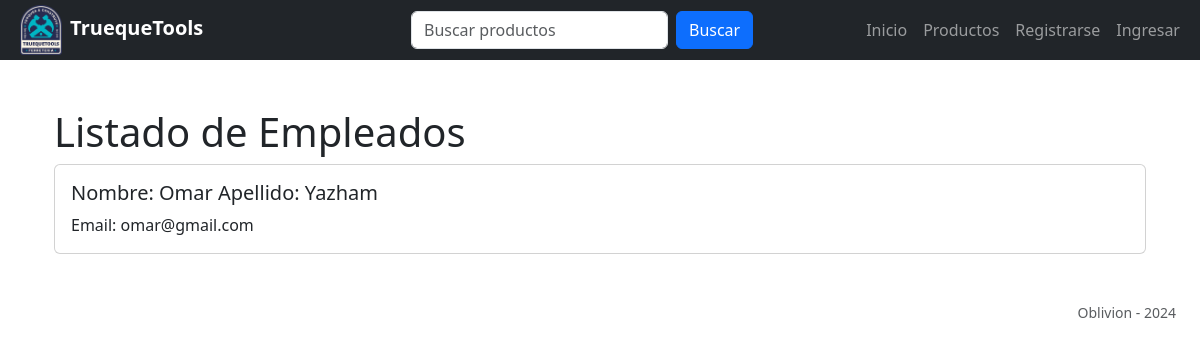
/empleados/, run on the app's committed database.
### tt_app/models.py (models this page shows, shortened)
class Usuario(AbstractBaseUser):
    email = models.EmailField(verbose_name="email", max_length=60, unique=True)
    username = models.CharField(max_length=30, blank=True)
    first_name = models.CharField(max_length=50, blank=True)
    last_name = models.CharField(max_length=50, blank=True)
    date_joined = models.DateTimeField(verbose_name="date joined", auto_now_add=True)
    last_login = models.DateTimeField(verbose_name="last login", auto_now=True)
    is_admin = models.BooleanField(default=False)
    is_active = models.BooleanField(default=True)
    is_staff = models.BooleanField(default=False)
    is_superuser = models.BooleanField(default=False)
    dni = models.CharField(max_length=10, blank=True)
    phone = models.CharField(max_length=30, blank=True)
    birthdate = models.DateField(default="1990-01-01", blank=True)
    hide_email = models.BooleanField(default=True)
    sucursal = models.ForeignKey(
        Sucursal, on_delete=models.CASCADE, related_name="empleados", null=True
    )
    objects = MyCustomUserManager()
    USERNAME_FIELD = "email"

### tt_app/views/usuario_view.py (the view)
# urls.py: path("empleados/", usuario_view.listado_empleados, name="empleados"),
def listado_empleados(request):
    empleados = Usuario.objects.filter(is_staff=True, is_active=True, is_admin=False, is_superuser=False)
    return render(request, "usuario/empleados.html", {"empleados": empleados})

### tt_app/templates/usuario/empleados.html (shortened to what this page needs)
{% extends 'base.html' %}
{% block content %}
{% load static %}
<!DOCTYPE html>
<html lang="es">
<head>
    <link rel="stylesheet" href="{% static 'path/to/bootstrap.css' %}">
</head>
<body>
    <div class="container">
        <h1>Listado de Empleados</h1>
        {% for empleado in empleados %}
            <div class="card mb-3">
                <div class="card-body">
                    <h5 class="card-title">Nombre: {{ empleado.first_name }} Apellido: {{ empleado.last_name }}</h5>
                    <p class="card-text">Email: {{ empleado.email }}</p>
                </div>
            </div>
        {% endfor %}
    </div>
</body>
</html>
{% endblock %}

### data on the page
Usuario: first_name "Omar", last_name "Yazham", email "omar@gmail.com"
